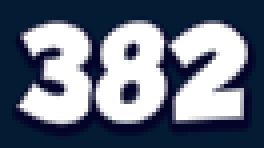
#> input picture test_data/382.png, 66 x 37 px (shown 4 times larger)
$ python example.py
#> lines starting #> are read from the running program, lines starting #| are printed output that depends on the picture; after the words box and inside, x2 and y2 are one past the last pixel; in counts of white or black regions, pixels touching at a corner belong together
import cv2

from hash_ocr import compute_distances
from hash_ocr import get_word

img = cv2.imread("test_data/382.png", cv2.IMREAD_GRAYSCALE)
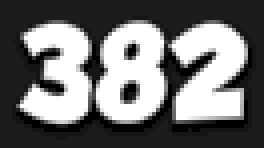
#> img: shape (37, 66) (shown 4 times larger); min 0, max 255, mean 113.4
img = cv2.threshold(img, 128, 255, cv2.THRESH_BINARY)[1]
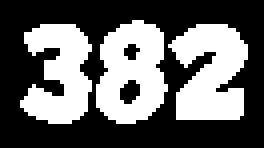
#> img: shape (37, 66) (shown 4 times larger); 39.5% white; 3 white regions, box (x1, y1, x2, y2) and area: (42, 6, 62, 30) 338, (24, 5, 42, 31) 329, (5, 6, 23, 31) 297

print(get_word(img))
#> (this line was passed over: hash_ocr is not available in this run)
# 382

#> (the run stopped early here; a loop or call above may not have finished)
